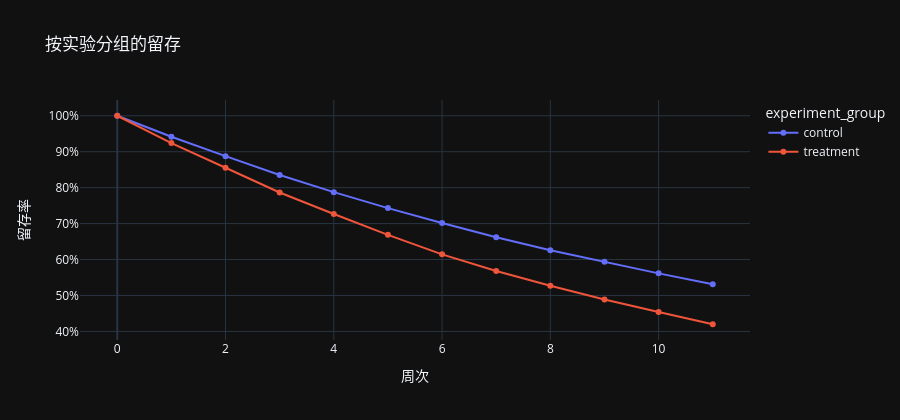

The code cell stored with this chart in its notebook:
### Markdown cell above
### 4.3 按实验分组的留存

**关键发现**：实验组 week1 起留存即低于对照组，且差距随周数扩大。

### Code cell
ret_exp = get_retention_by_experiment(retention, users)
plot_retention_curves(
    ret_exp, color="experiment_group",
    title="按实验分组的留存",
).show()

pivot = ret_exp.pivot(index="week", columns="experiment_group",
                       values="retention_rate")
pivot["差值(treatment - control)"] = pivot["treatment"] - pivot["control"]
display(
    pivot.style.format({
        "control": "{:.2%}",
        "treatment": "{:.2%}",
        "差值(treatment - control)": "{:+.2%}",
    })
)

### Figure 1 — Plotly figure (JSON) as saved in the notebook; plotly's stock layout.template omitted (floating-point values rounded to 4 significant figures)
{"data": [{"hovertemplate": "experiment_group=control<br>week=%{x}<br>retention_rate=%{y}<extra></extra>", "legendgroup": "control", "line": {"color": "#636EFA", "dash": "solid"}, "marker": {"symbol": "circle"}, "mode": "lines+markers", "name": "control", "orientation": "v", "showlegend": true, "x": [0, 1, 2, 3, 4, 5, 6, 7, 8, 9, 10, 11], "xaxis": "x", "y": [1.0, 0.9417, 0.8875, 0.8352, 0.7874, 0.7431, 0.7018, 0.6618, 0.6258, 0.5935, 0.5615, 0.5313], "yaxis": "y", "type": "scatter"}, {"hovertemplate": "experiment_group=treatment<br>week=%{x}<br>retention_rate=%{y}<extra></extra>", "legendgroup": "treatment", "line": {"color": "#EF553B", "dash": "solid"}, "marker": {"symbol": "circle"}, "mode": "lines+markers", "name": "treatment", "orientation": "v", "showlegend": true, "x": [0, 1, 2, 3, 4, 5, 6, 7, 8, 9, 10, 11], "xaxis": "x", "y": [1.0, 0.924, 0.8553, 0.7864, 0.7266, 0.6686, 0.6144, 0.568, 0.5269, 0.4889, 0.4539, 0.4199], "yaxis": "y", "type": "scatter"}], "layout": {"xaxis": {"anchor": "y", "domain": [0.0, 1.0], "title": {"text": "周次"}}, "yaxis": {"anchor": "x", "domain": [0.0, 1.0], "title": {"text": "留存率"}, "tickformat": ".0%"}, "legend": {"title": {"text": "experiment_group"}, "tracegroupgap": 0}, "title": {"text": "按实验分组的留存"}, "height": 420}}
